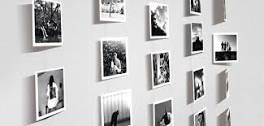
#> input picture download.jpeg, 264 x 126 px
$ python test_art2.py
#> lines starting #> are read from the running program, lines starting #| are printed output that depends on the picture
import cv2
import numpy as np

file_name = 'download.jpeg'
image = cv2.imread(file_name)
#> image is the input picture: shape (126, 264, 3); mean B, G, R 195.5, 195.6, 196.1

panel = np.zeros([100,400], np.uint8).astype(np.uint8)
cv2.namedWindow('panel')

def nothing(x):
    pass
#ㄴㅇㄹ
cv2.createTrackbar('FX', 'panel', 1,100, nothing)
cv2.createTrackbar('FY', 'panel', 1,100, nothing)

return_name = file_name.replace('.','_pixel.')

while True:


    fx = cv2.getTrackbarPos('FX', 'panel') / 100
    fy = cv2.getTrackbarPos('FY', 'panel') / 100

    pixel = cv2.resize(image, dsize=None, fx=fx, fy=fy, interpolation=cv2.INTER_NEAREST)
#> pixel = [[217, 217, 217], [248, 251, 255], [228, 228, 228]]
    pixel = cv2.resize(pixel, dsize=(int(image.shape[1]*1),int(image.shape[0]*1)), interpolation=cv2.INTER_NEAREST)
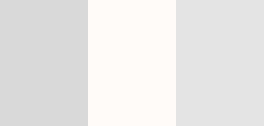
#> pixel: shape (126, 264, 3); mean B, G, R 231, 232, 233.3

    cv2.imshow('image', image)
    cv2.imshow('pixel', pixel)
    cv2.imshow('panel', panel)

    if cv2.waitKey(1) == ord('s'):
#> (key q is pressed here)
        cv2.imwrite(return_name, pixel)
    if cv2.waitKey(1) == ord('q'):
#> (key q is pressed here)
        break

cv2.waitKey(0)
cv2.destroyAllWindows()
